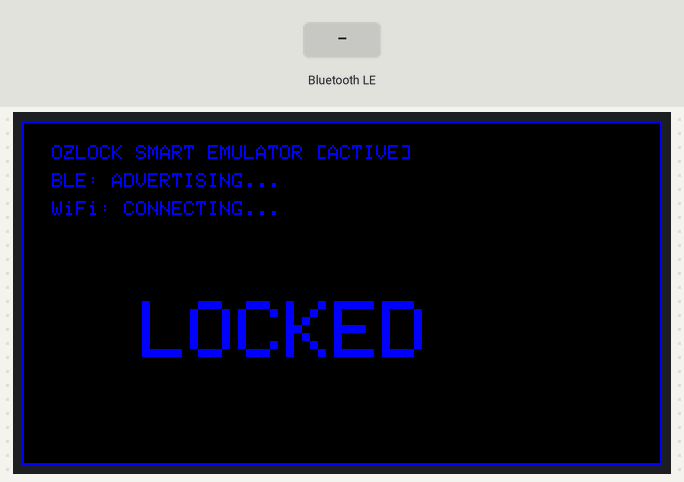
Recording of a sketch running on a simulated ESP32. Parts: 320×172 colour display. The inputs (shaded band) are chosen by the test bench. WiFi joins after 1.5 s; servers stay silent unless stated; nothing arrives over Bluetooth unless stated; a phone connects over Bluetooth LE 3 s after start.

Above: at 1.3 s.
1.4 s: Bluetooth LE write "UNLOCKED" received
At 2.7 s:
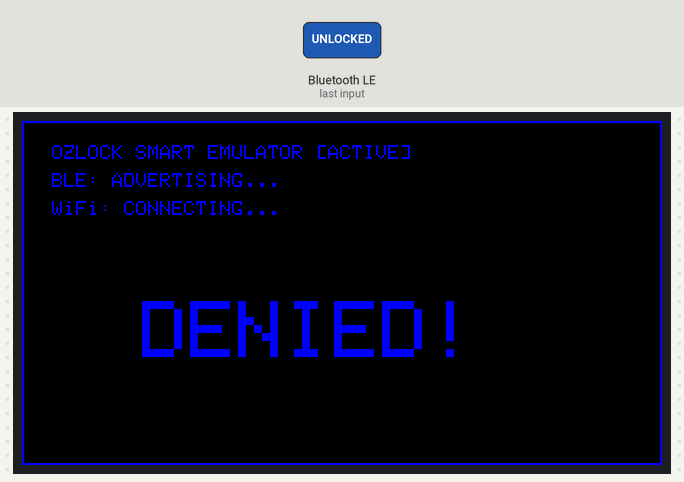
At 4.0 s:
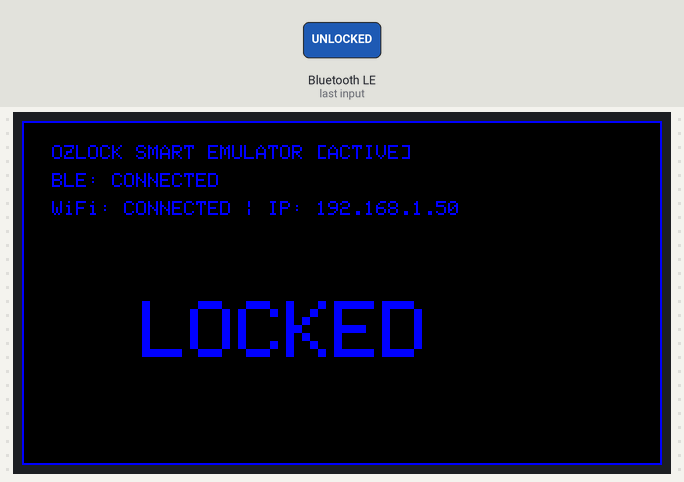
4.4 s: Bluetooth LE write "1" received
At 5.2 s:
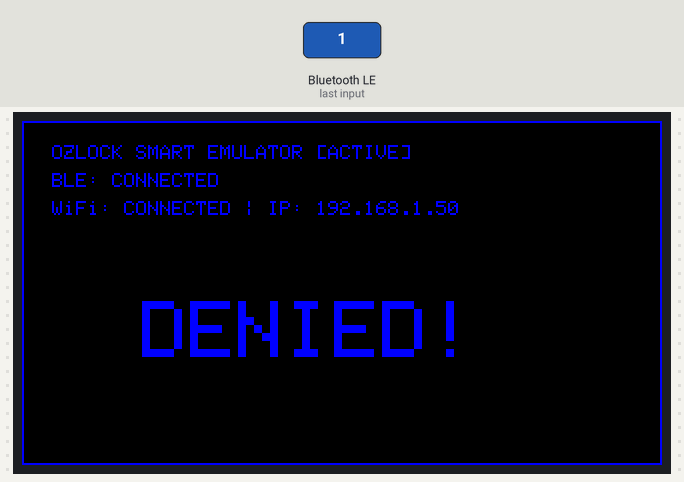
7.4 s: Bluetooth LE write "0" received
10.4 s: Bluetooth LE write "2" received
Timing chart, 0 to 13.4 s (numbered marks = the images above; inputs shaded):
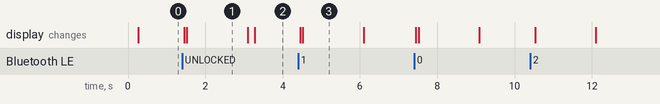

Measured:
- after the input at 4.4 s, the display: first changes after 0.05 s (image 3 shows a later state)
- what the display in image 1 shows lasts 1.6 s, from 1.5 s to 3.1 s

The sketch:

Wifi.ino
```cpp
#include <Arduino_GFX.h>
#include <display/Arduino_ST7789.h>
#include <databus/Arduino_HWSPI.h>
#include <Wire.h>
#include <BLEDevice.h>
#include <BLEUtils.h>
#include <BLEServer.h>
#include <WiFi.h>

// --- BGR-Corrected Hardware Color Definitions ---
#define REAL_BLACK   0x0000
#define REAL_WHITE   0xFFFF
#define REAL_RED     0x001F  // Sends bits to the Red channel on a BGR panel
#define REAL_BLUE    0xF800  // Sends bits to the Blue channel on a BGR panel

// --- Hardware Pins ---
#define LCD_DC   15
#define LCD_CS   14
#define LCD_SCK  1
#define LCD_DIN  2
#define LCD_RST  22
#define LCD_BL   23

// Corrected display initializer (IPS set to false)
Arduino_DataBus *bus = new Arduino_HWSPI(LCD_DC, LCD_CS, LCD_SCK, LCD_DIN);
Arduino_GFX *gfx = new Arduino_ST7789(bus, LCD_RST, 0, false, 172, 320, 34, 0, 34, 0);

// --- Wi-Fi Credentials ---
const char* ssid = "PHAN";
const char* password = "fatfamily55";

// --- BLE GATT UUID Identifiers ---
#define SERVICE_UUID        "4fafc201-1fb5-459e-8fcc-c5c9c331914b"
#define CHARACTERISTIC_UUID "beb5483e-36e1-4688-b7f5-ea07361b26a8"

BLEServer *pServer = NULL;
bool deviceConnected = false;
bool lastDeviceConnected = false;
bool lockStateChanged = true;
String lockStatusString = "LOCKED";
bool wrongCodeEntered = false;

unsigned long unlockTimeMarker = 0;
const unsigned long lockDelayDuration = 5000; // 5 seconds

void drawUI(String status, uint16_t global_color) {
  gfx->fillScreen(REAL_BLACK);
  gfx->drawRect(0, 0, 320, 172, global_color);

  // 1. Header Line
  gfx->setTextColor(global_color, REAL_BLACK);
  gfx->setTextSize(1);
  gfx->setCursor(15, 12);
  gfx->println("OZLOCK SMART EMULATOR [ACTIVE]");

  // 2. BLE Status Line
  gfx->setCursor(15, 26);
  if (deviceConnected) {
    gfx->print("BLE: CONNECTED");
  } else {
    gfx->print("BLE: ADVERTISING...");
  }

  // 3. WiFi Status Line
  gfx->setCursor(15, 40);
  if (WiFi.status() == WL_CONNECTED) {
    gfx->print("WiFi: CONNECTED | IP: ");
    gfx->print(WiFi.localIP());
  } else {
    gfx->print("WiFi: CONNECTING...");
  }

  // 4. Status Indicator Word
  if (status.length() > 8) {
    gfx->setTextSize(3);
    gfx->setCursor(35, 95);
  } else {
    gfx->setTextSize(4);
    gfx->setCursor(60, 90);
  }
  gfx->println(status);
}

class MyServerCallbacks: public BLEServerCallbacks {
    void onConnect(BLEServer* pServer) {
      deviceConnected = true;
    };
    void onDisconnect(BLEServer* pServer) {
      deviceConnected = false;
    }
};

class LockControlCallbacks: public BLECharacteristicCallbacks {
    void onWrite(BLECharacteristic *pCharacteristic) {
      uint8_t* rawData = pCharacteristic->getData();
      size_t len = pCharacteristic->getLength();

      if (len > 0) {
        bool matched = false;

        // Check for 2 bytes: 0x12 0x34
        if (len == 2 && rawData[0] == 0x12 && rawData[1] == 0x34) {
          matched = true;
        }
        // Check for 1 byte: 0x04
        else if (len == 1 && rawData[0] == 0x04) {
          matched = true;
        }

        if (matched) {
          lockStatusString = "UNLOCKED";
          lockStateChanged = true;
          wrongCodeEntered = false;
          unlockTimeMarker = millis();
        } else {
          wrongCodeEntered = true;
          lockStateChanged = true;
        }
      }
    }
};

void setup() {
  Serial.begin(115200);

  pinMode(LCD_BL, OUTPUT);
  digitalWrite(LCD_BL, HIGH);
  gfx->begin();
  gfx->setRotation(5);
  drawUI("LOCKED", REAL_RED); // Strictly RED at startup

  WiFi.begin(ssid, password);

  BLEDevice::init("OZLOCK");
  pServer = BLEDevice::createServer();
  pServer->setCallbacks(new MyServerCallbacks());

  BLEService *pService = pServer->createService(SERVICE_UUID);
  BLECharacteristic *pCharacteristic = pService->createCharacteristic(
                                         CHARACTERISTIC_UUID,
                                         BLECharacteristic::PROPERTY_READ |
                                         BLECharacteristic::PROPERTY_WRITE
                                       );

  pCharacteristic->setCallbacks(new LockControlCallbacks());
  pCharacteristic->setValue("LOCKED");
  pService->start();

  BLEAdvertising *pAdvertising = BLEDevice::getAdvertising();
  pAdvertising->addServiceUUID(SERVICE_UUID);
  pAdvertising->setScanResponse(true);

  BLEDevice::startAdvertising();
}

void loop() {
  if (pServer != NULL) {
    uint32_t activeConnections = pServer->getConnectedCount();
    deviceConnected = (activeConnections > 0);
  }

  if (deviceConnected != lastDeviceConnected) {
    lockStateChanged = true;
    if (!deviceConnected) {
      delay(500);
      BLEDevice::startAdvertising();
    }
    lastDeviceConnected = deviceConnected;
  }

  static wl_status_t lastWiFiStatus = WL_IDLE_STATUS;
  wl_status_t currentWiFiStatus = WiFi.status();
  if (currentWiFiStatus != lastWiFiStatus) {
    lockStateChanged = true;
    lastWiFiStatus = currentWiFiStatus;
  }

  if (lockStatusString == "UNLOCKED") {
    if (millis() - unlockTimeMarker >= lockDelayDuration) {
      lockStatusString = "LOCKED";
      lockStateChanged = true;
    }
  }

  if (lockStateChanged) {
    if (wrongCodeEntered) {
      drawUI("DENIED!", REAL_RED);
      delay(1500);
      wrongCodeEntered = false;
      drawUI(lockStatusString, (lockStatusString == "UNLOCKED") ? REAL_BLUE : REAL_RED);
    }
    else if (lockStatusString == "UNLOCKED") {
      drawUI("UNLOCKED", REAL_BLUE); // STRICTLY BLUE text
    }
    else {
      drawUI("LOCKED", REAL_RED);   // STRICTLY RED text
    }
    lockStateChanged = false;
  }

  delay(20);
}
```
